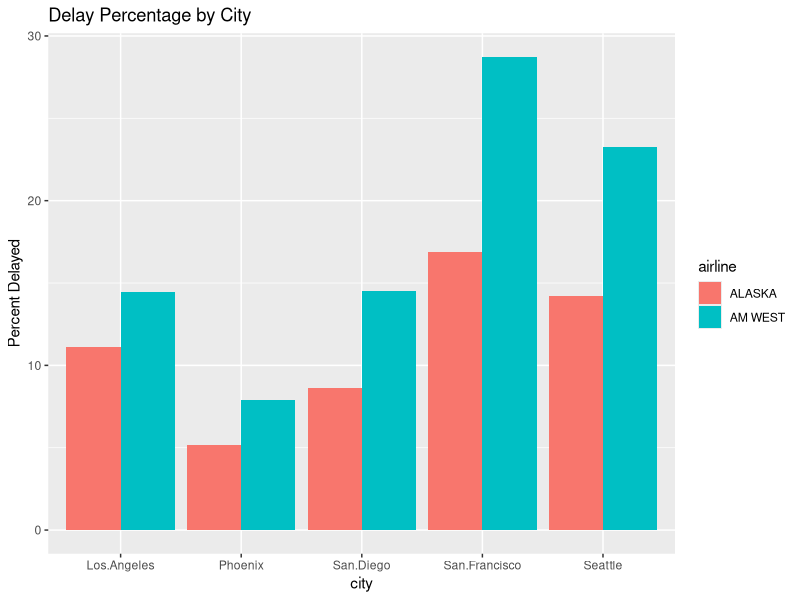

This figure's R source:
## ---- chunk 1
library(tidyverse)
raw_data <-tribble(
~airline, ~status, ~Los.Angeles, ~Phoenix, ~San.Diego, ~San.Francisco, ~Seattle,
"ALASKA", "on time",497,           221,     212,        503,            1841,
NA,       "delayed", 62,           12,      20,         102,            305,
NA,         NA,      NA,           NA,      NA,         NA,             NA,
"AM WEST","on time", 694,          4840,    383,        320,            201,
NA,       "delayed", 117,         415,      65,         129,            61)
write.csv(raw_data, "airline_delays.csv", row.names = FALSE)

tidy_flights <- raw_data %>%
  filter(!is.na(status))%>%
  fill(airline) %>%
  pivot_longer(
    cols = 3:7,
    names_to = "city",
    values_to = "count"
  ) %>%
  pivot_wider(
    names_from = status,
    values_from = count
  ) %>%
  rename(on_time = `on time`)
  
  analysis <- tidy_flights %>%
    mutate(
      total = on_time + delayed, 
      pct_delayed = (delayed / total) * 100
      )
      
print(analysis)

# Overall comparison 
overall_summary <- analysis %>%
  group_by(airline) %>%
  summarize(
    total_on_time = sum(on_time),
    total_delayed = sum(delayed),
    overall_pct_delayed = (sum(delayed) / (sum(on_time) + sum(delayed))) * 100)

 print(overall_summary)

ggplot(analysis, aes(x = city, y = pct_delayed, fill = airline)) + geom_bar(stat = "identity", position = "dodge") + labs(title = "Delay Percentage by City", y = "Percent Delayed")
